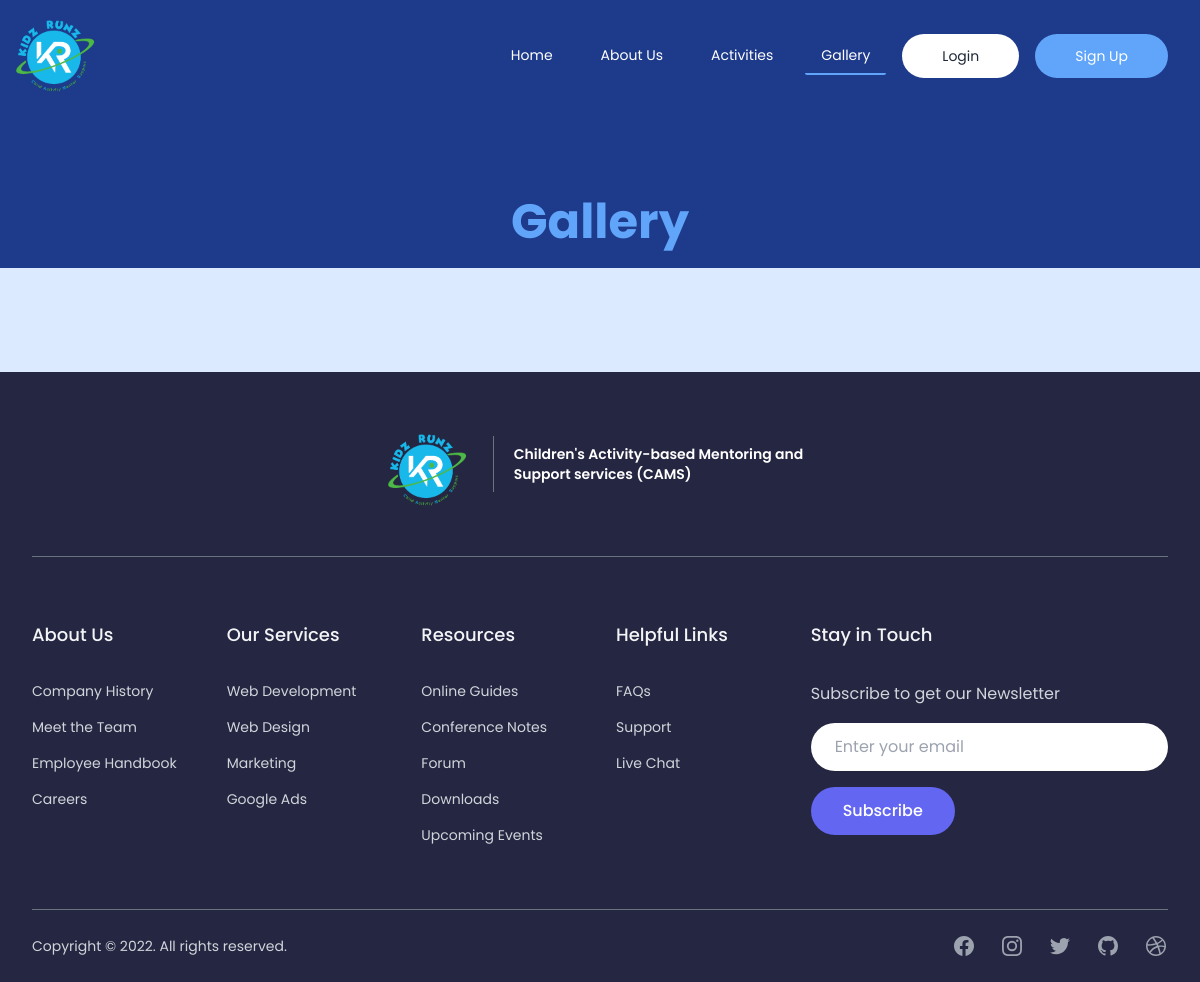
The page /gallery on the database as committed earlier.
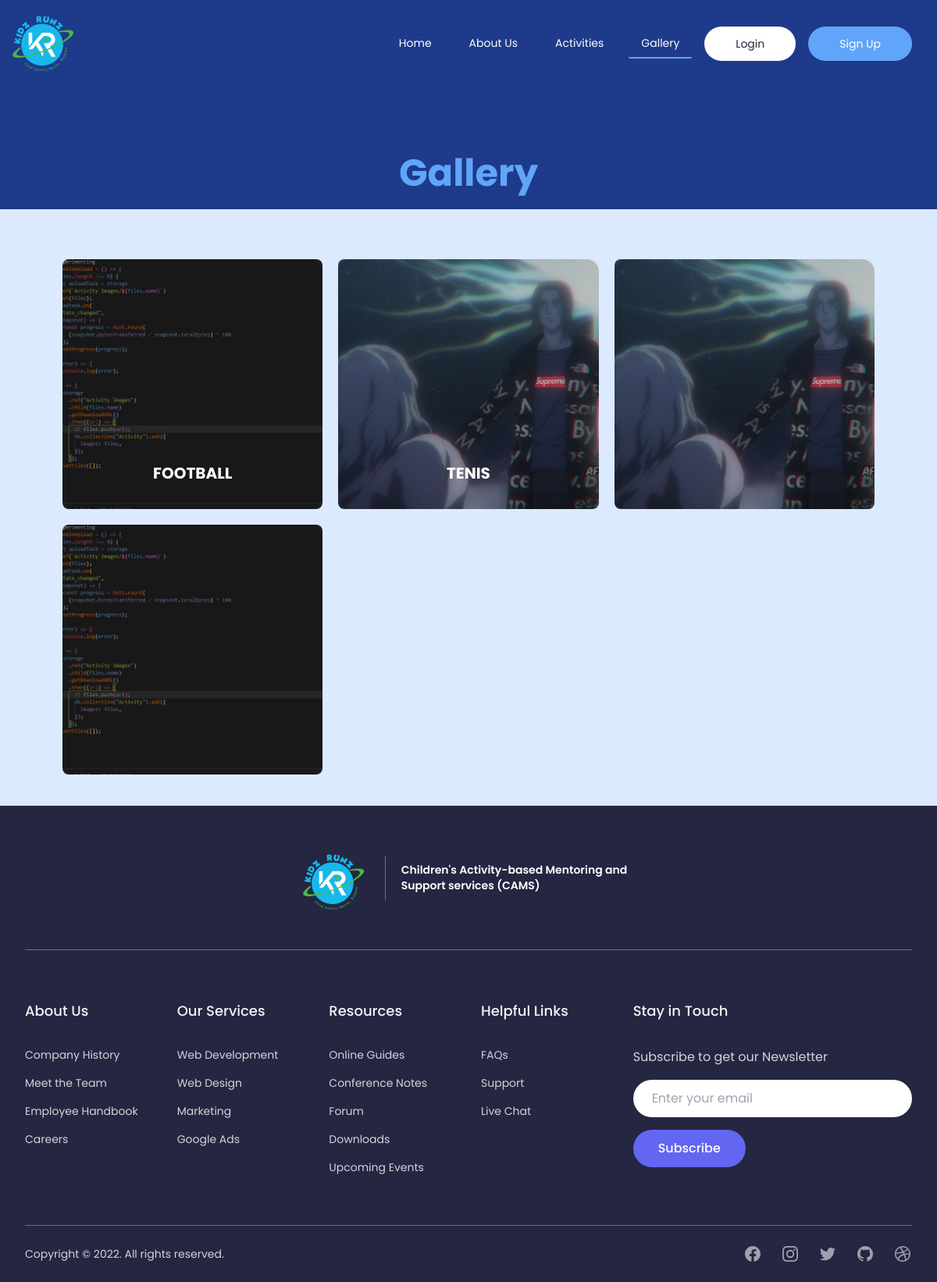
The same page on the database as committed later.
### website/models.py (models this page shows, shortened)
class Gallery(models.Model):
    title = models.CharField(_("Name"), max_length=256, null=True, blank=True)
    description = models.TextField(_("Description"), blank=True, null=True)
    image = models.FileField(upload_to=gallery_directory_path, blank=True)
    created_on = models.DateField(_("Created on"), default=timezone.now)

### website/views.py (the view)
# urls.py: path('gallery', views.gallery, name='gallery'),
def gallery(request):
    context = {
        'gallery': Gallery.objects.all(),
    }
    return render(request, "website/gallery.html", context=context)

### templates/website/gallery.html (shortened to what this page needs)
{% extends './base.html' %} {% load static %} {% block contentarea %}
<div class="bg-blue-900">
  <div class="max-w-screen-xl px-8 mx-auto flex flex-col lg:flex-row items-start">
    <div class="flex w-full justify-center lg:pt-24 text-center lg:text-left mb-5 md:mb-0">
      <h1 data-aos="fade-right" data-aos-once="true" class="my-4 w-full text-center text-5xl font-bold leading-tight text-green-600"><span class="text-blue-400">Gallery</span></h1>
    </div>
  </div>
</div>
<div class="mt-16">
  <div data-aos="fade-up" class="grid grid-cols-1 md:grid-cols-3 gap-5 justify-center mx-5 md:mx-20">
    {% for i in gallery %}
    <div class="relative w-full h-80">
      <img class="rounded-lg h-full w-full object-cover" src="/media/{{i.image}}" alt="" />
      <div class="absolute bg-black bg-opacity-20 bottom-0 left-0 right-0 w-full h-full rounded-2xl">
        <div class="absolute bottom-0 left-1/2 transform -translate-x-1/2 -translate-y-1/2">
          <h1 class="uppercase text-white font-bold text-center text-sm lg:text-xl mb-3">{{i.title|default_if_none:''}}</h1>
        </div>
      </div>
    </div>
    {% endfor %}
  </div>
</div>
{% endblock contentarea %}

Rows that differ between the two databases and show on the page:
added Gallery: image (picture), title "FOOTBALL"
added Gallery: image (picture), title "TENIS"
added Gallery: image (placeholder picture)
added Gallery: image (picture)
